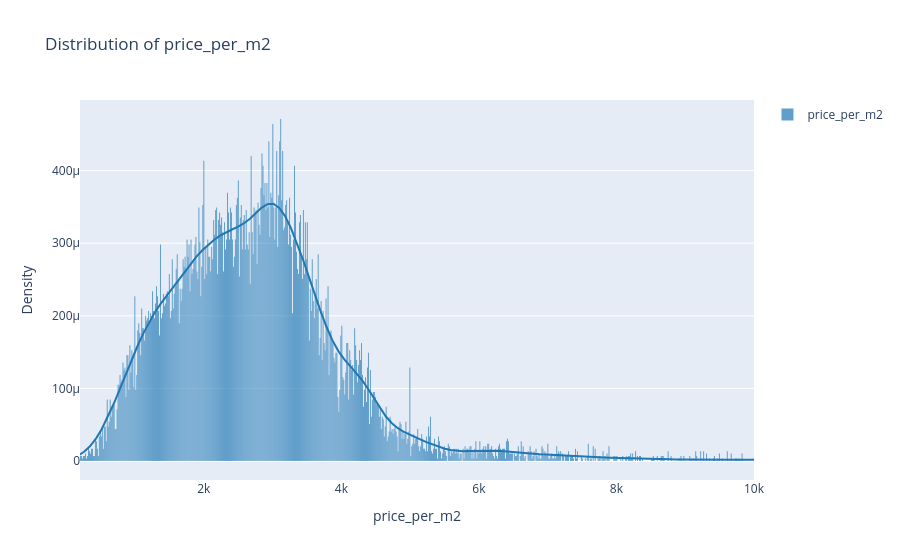

The notebook cell saved with this chart:
### Code cell
plot_distribution(df, "price_per_m2", bins=3000,xlim=(200,10000))

### Figure 1 — Plotly figure (JSON) as saved in the notebook; plotly's stock layout.template omitted (floating-point values rounded to 4 significant figures; data arrays with more than 128 entries replaced by an {"elided": "..."} marker saying what was removed)
{"data": [{"autobinx": false, "histnorm": "probability density", "legendgroup": "price_per_m2", "marker": {"color": "rgb(31, 119, 180)"}, "name": "price_per_m2", "opacity": 0.7, "type": "histogram", "x": {"elided": "20588 float values"}, "xaxis": "x", "xbins": {"end": 43000.0, "size": 14.33, "start": 1}, "yaxis": "y"}, {"legendgroup": "price_per_m2", "marker": {"color": "rgb(31, 119, 180)"}, "mode": "lines", "name": "price_per_m2", "showlegend": false, "type": "scatter", "x": {"elided": "500 float values"}, "xaxis": "x", "y": {"elided": "500 float values"}, "yaxis": "y"}], "layout": {"bargap": 0.05, "barmode": "overlay", "hovermode": "closest", "legend": {"traceorder": "reversed"}, "title": {"text": "Distribution of price_per_m2"}, "xaxis": {"anchor": "y2", "domain": [0, 1], "range": [200, 10000], "title": {"text": "price_per_m2"}, "zeroline": false}, "yaxis": {"anchor": "free", "domain": [0, 1], "position": 0, "title": {"text": "Density"}}}}
